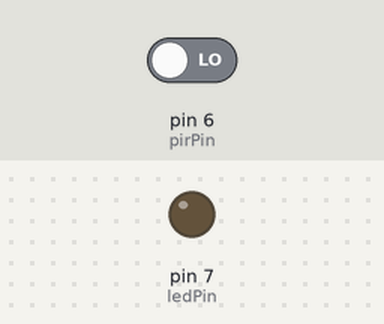
The sketch below on a simulated Arduino Uno, built with avr-gcc and run on an emulated ATmega328P. Shown: output pins drawn as LEDs (lit = HIGH). The test bench sets the inputs (shaded band); at power-on: pin 6 (pirPin) LOW.

Above: at 1.2 s.
1.3 s: pin 6 (pirPin) driven HIGH
At 1.7 s:
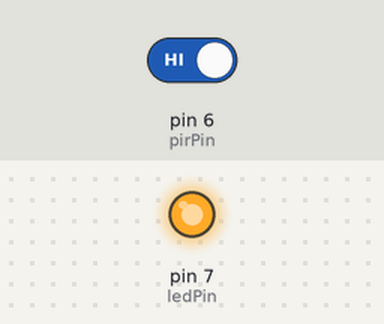
2.8 s: pin 6 (pirPin) driven LOW
At 4.0 s:
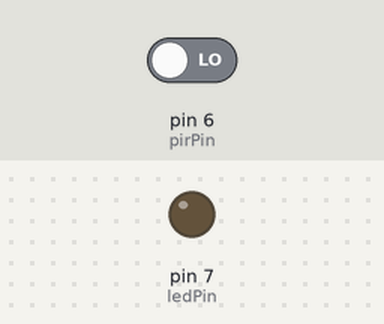
Timing chart, 0 to 5.8 s (numbered marks = the images above; inputs shaded):
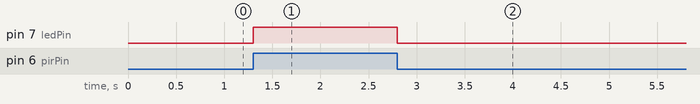

The sketch:

MotionTrigger.ino
```cpp
// Pins
const int pirPin = 6; // Pin to which the PIR sensor output is connected
const int ledPin = 7; // LED

void setup() {
  pinMode(pirPin, INPUT); // PIR as input
  pinMode(ledPin, OUTPUT); // LED as output
}

void loop() {
  int motion = digitalRead(pirPin);
  digitalWrite(ledPin, motion);
  delay(100);
}
```

Measured:
- after the input at 1.3 s, pin 7 (ledPin): LOW → HIGH at once
- after the input at 2.8 s, pin 7 (ledPin): HIGH → LOW at once
